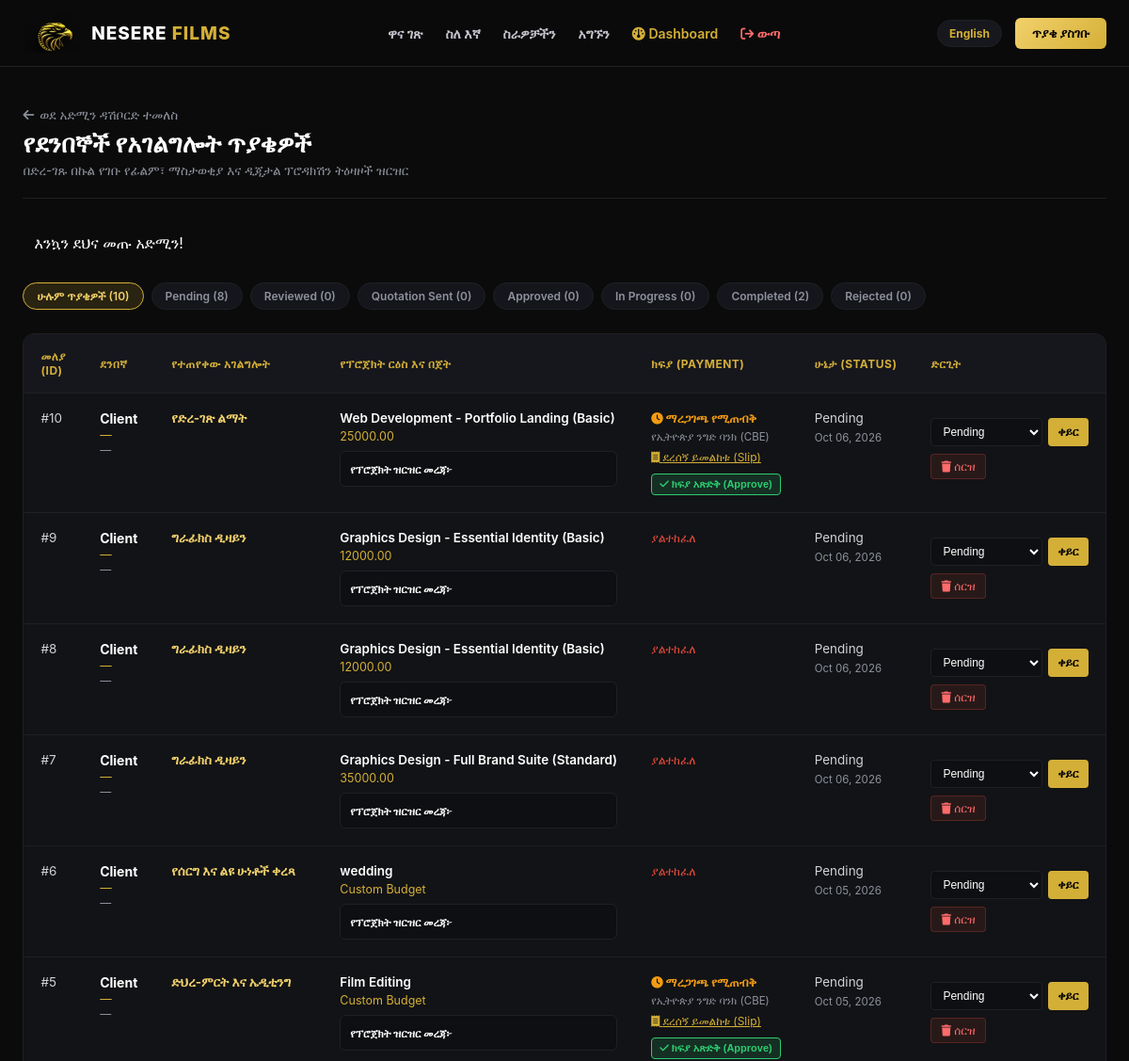
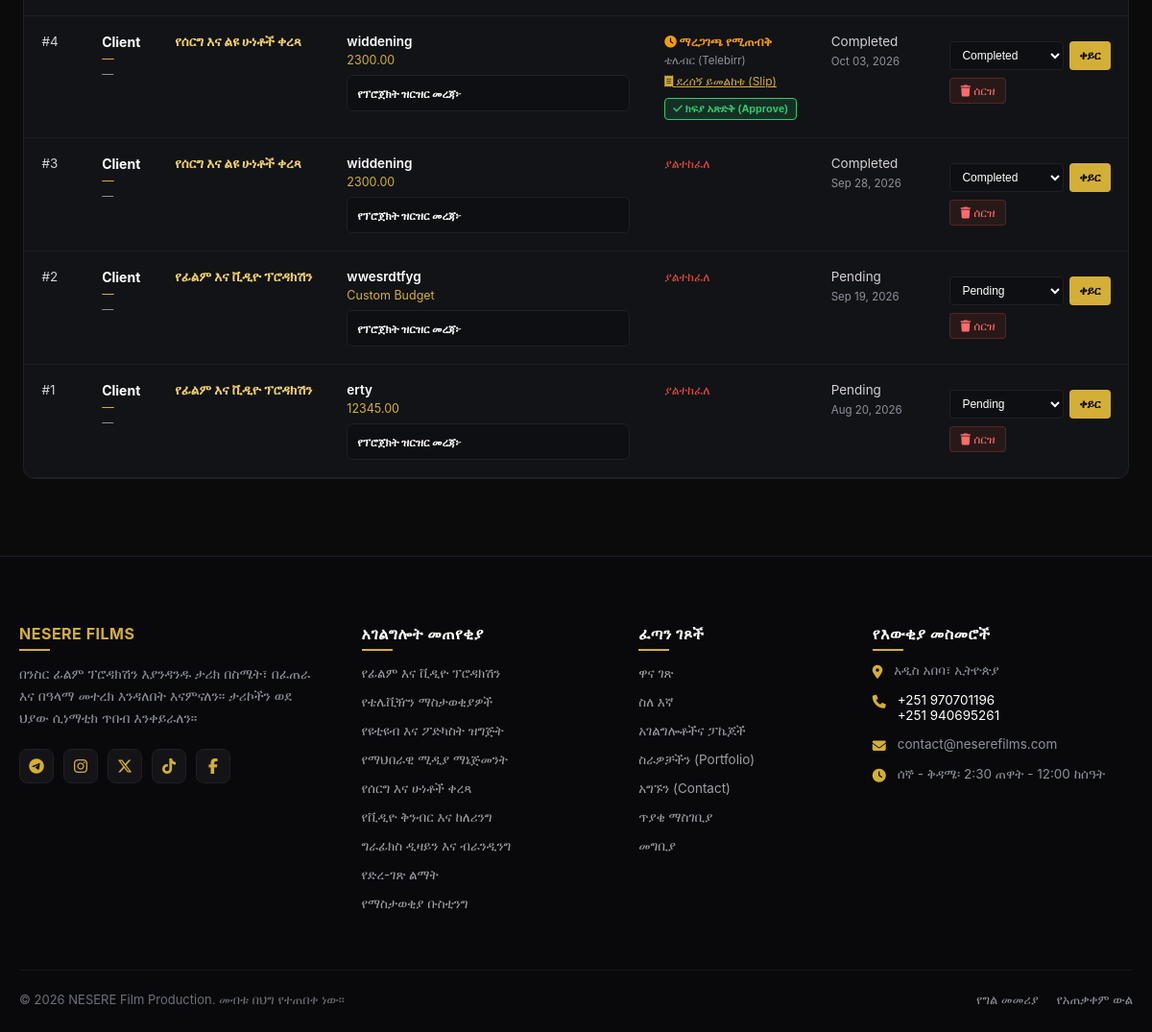
The app's page /admin/requests.php (signed in) with its own data (2 pictures, top to bottom).
### tables this page shows
CREATE TABLE `service_requests` (
  `request_id` int(11) NOT NULL,
  `customer_id` int(11) NOT NULL,
  `service_id` int(11) NOT NULL,
  `project_title` varchar(180) NOT NULL,
  `description` text DEFAULT NULL,
  `location` varchar(180) DEFAULT NULL,
  `preferred_date` date DEFAULT NULL,
  `budget` decimal(12,2) DEFAULT NULL,
  `attachment` varchar(255) DEFAULT NULL,
  `status` enum('Pending','Reviewed','Quotation Sent','Approved','In Progress','Completed','Rejected') DEFAULT 'Pending',
  `payment_status` enum('Unpaid','Pending_Verification','Paid') DEFAULT 'Unpaid',
  `payment_method` varchar(50) DEFAULT NULL,
  `payment_slip` varchar(255) DEFAULT NULL,
  `payment_reference` varchar(100) DEFAULT NULL,
  `created_at` timestamp NOT NULL DEFAULT current_timestamp()
);

CREATE TABLE `services` (
  `service_id` int(11) NOT NULL,
  `service_name` varchar(150) NOT NULL,
  `service_name_am` varchar(150) DEFAULT NULL,
  `slug` varchar(150) DEFAULT NULL,
  `short_desc` text DEFAULT NULL,
  `short_desc_am` text DEFAULT NULL,
  `icon_class` varchar(50) DEFAULT 'fa-video',
  `description` text DEFAULT NULL,
  `image` varchar(255) DEFAULT NULL,
  `price` decimal(12,2) DEFAULT 0.00,
  `status` tinyint(4) DEFAULT 1,
  `created_at` timestamp NOT NULL DEFAULT current_timestamp()
);

### admin/requests.php (the view, shortened to what the rows shown need)
<?php
require_once __DIR__ . '/../config/config.php';
$current_lang = $_SESSION['lang'] ?? 'am';
$db = db();
$lang_dict = [
    'am' => [
        'page_title'     => 'የአገልግሎት ጥያቄዎች ማስተዳደሪያ',
        'back_btn'       => 'ወደ አድሚን ዳሽቦርድ ተመለስ',
        'main_title'     => 'የደንበኞች የአገልግሎት ጥያቄዎች',
        'sub_title'      => 'በድረ-ገጹ በኩል የገቡ የፊልም፣ ማስታወቂያ እና ዲጂታል ፕሮዳክሽን ትዕዛዞች ዝርዝር',
        'filter_all'     => 'ሁሉም ጥያቄዎች',
        'col_id'         => 'መለያ (ID)',
        'col_client'     => 'ደንበኛ',
        'col_service'    => 'የተጠየቀው አገልግሎት',
        'col_title'      => 'የፕሮጀክት ርዕስ እና በጀት',
        'col_payment'    => 'ክፍያ (Payment)',
        'col_status'     => 'ሁኔታ (Status)',
        'col_action'     => 'ድርጊት',
        'details_title'  => 'የፕሮጀክት ዝርዝር መረጃ፦',
        'deadline_lbl'   => 'የሚጠናቀቅበት ቀን፦',
        'no_requests'    => 'እስካሁን ምንም የቀረበ የአገልግሎት ጥያቄ የለም።',
        'btn_update'     => 'ቀይር',
        'btn_delete'     => 'ሰርዝ',
        'confirm_del'    => 'ይህንን ጥያቄ መሰረዝ ይፈልጋሉ?',
        'btn_approve_pay'=> 'ክፍያ አጽድቅ (Approve)',
        'view_slip'      => 'ደረሰኝ ይመልከቱ (Slip)',
        'pay_paid'       => 'የተከፈለ',
        'pay_pending'    => 'ማረጋገጫ የሚጠብቅ',
        'pay_unpaid'     => 'ያልተከፈለ'
    ],
    'en' => [
        'page_title'     => 'Manage Service Requests',
        'back_btn'       => 'Back to Dashboard',
        'main_title'     => 'Client Production Requests',
        'sub_title'      => 'Track, review, and update inquiries submitted for video and digital services',
        'filter_all'     => 'All Requests',
        'col_id'         => 'ID',
        'col_client'     => 'Client',
        'col_service'    => 'Service Requested',
        'col_title'      => 'Project Title & Budget',
        'col_payment'    => 'Payment',
        'col_status'     => 'Status',
        'col_action'     => 'Action',
        'details_title'  => 'Project Scope & Requirements:',
        'deadline_lbl'   => 'Target Deadline:',
        'no_requests'    => 'No production requests found.',
        'btn_update'     => 'Update',
        'btn_delete'     => 'Delete',
        'confirm_del'    => 'Are you sure you want to delete this request?',
        'btn_approve_pay'=> 'Approve Payment',
        'view_slip'      => 'View Slip',
        'pay_paid'       => 'Paid',
        'pay_pending'    => 'Pending Verification',
        'pay_unpaid'     => 'Unpaid'
    ]
];
$str = $lang_dict[$current_lang];
$filter_status = trim($_GET['status'] ?? '');
$params = [];
try {
    $services_cols = $db->query("DESCRIBE services")->fetchAll(PDO::FETCH_COLUMN);
    $has_am_col = in_array('service_name_am', $services_cols, true);
    $select_am = $has_am_col ? "s.service_name_am" : "NULL AS service_name_am";
    $sql = "SELECT r.*, s.service_name, {$select_am}
            FROM service_requests r
            LEFT JOIN services s ON r.service_id = s.service_id ";
} catch (Exception $e) {
    $sql = "SELECT r.*, NULL AS service_name, NULL AS service_name_am FROM service_requests r ";
}
if (!empty($filter_status) && in_array($filter_status, REQUEST_STATUSES, true)) {
    $sql .= " WHERE r.status = ? ORDER BY r.created_at DESC";
    $params[] = $filter_status;
} else {
    $sql .= " ORDER BY r.created_at DESC";
}
$stmt = $db->prepare($sql);
$stmt->execute($params);
$requests = $stmt->fetchAll();
require_once __DIR__ . '/../includes/header.php';
?>
<div class="adm-container">
    <div class="adm-top-bar">
        <div>
            <h1><?= e($str['main_title']) ?></h1>
        </div>
    </div>
    <div class="requests-card-box">
        <table class="requests-table">
            <thead>
                <tr>
                    <th style="width: 40px;"><?= e($str['col_id']) ?></th>
                    <th><?= e($str['col_client']) ?></th>
                    <th><?= e($str['col_service']) ?></th>
                    <th><?= e($str['col_title']) ?></th>
                    <th><?= e($str['col_payment']) ?></th>
                    <th><?= e($str['col_status']) ?></th>
                    <th style="width: 170px;"><?= e($str['col_action']) ?></th>
                </tr>
            </thead>
            <tbody>
                <?php if (!empty($requests)): ?>
                    <?php foreach ($requests as $r): ?>
                        <?php
                            $srv_name = ($current_lang === 'am' && !empty($r['service_name_am']))
                                ? $r['service_name_am']
                                : ($r['service_name'] ?? 'Production Service');
                            $pay_status = $r['payment_status'] ?? 'Unpaid';
                        ?>
                        <tr>
                            <td>#<?= (int)$r['request_id'] ?></td>
                            <td>
                                <strong style="color: #FFFFFF; font-size: 14px;"><?= e($r['client_name'] ?? 'Client') ?></strong><br>
                                <span style="font-size: 12.5px; color: var(--adm-gold);"><?= e($r['client_phone'] ?? '—') ?></span><br>
                                <span style="font-size: 12px; color: var(--adm-muted);"><?= e($r['client_email'] ?? '—') ?></span>
                            </td>
                            <td>
                                <strong style="color: var(--adm-gold-light);"><?= e($srv_name) ?></strong>
                            </td>
                            <td>
                                <div style="font-weight: 600; color: #FFFFFF; margin-bottom: 4px;">
                                    <?= e($r['project_title'] ?: 'Untitled Project') ?>
                                </div>
                                <div style="font-size: 12.5px; color: var(--adm-muted); margin-bottom: 8px;">
                                    <span style="color: var(--adm-gold);"><?= e($r['budget_range'] ?? $r['budget'] ?? 'Custom Budget') ?></span>
                                </div>
                                <div style="font-size: 13px; color: #A0A0AB; background: #0E0F12; padding: 10px; border-radius: 6px; border: 1px solid var(--adm-border);">
                                    <strong style="color: #FFFFFF; font-size: 11.5px;"><?= e($str['details_title']) ?></strong><br>
                                </div>
                            </td>
                            <td>
                                <?php if ($pay_status === 'Paid'): ?>
                                    <span style="color: #2ecc71; font-weight: 700; font-size: 12.5px;">
                                        <i class="fa fa-check-circle"></i> <?= e($str['pay_paid']) ?>
                                    </span>
                                <?php elseif ($pay_status === 'Pending_Verification'): ?>
                                    <span style="color: #f39c12; font-weight: 700; font-size: 12.5px;">
                                        <i class="fa fa-clock"></i> <?= e($str['pay_pending']) ?>
                                    </span>
                                <?php else: ?>
                                    <span style="color: #e74c3c; font-size: 12.5px;">
                                        <?= e($str['pay_unpaid']) ?>
                                    </span>
                                <?php endif; ?>
                                <?php if (!empty($r['payment_method'])): ?>
                                    <div style="font-size: 11.5px; color: var(--adm-muted); margin-top: 4px;">
                                        <?= e($r['payment_method']) ?>
                                    </div>
                                <?php endif; ?>
                                <?php if (!empty($r['payment_slip'])): ?>
                                    <div style="margin-top: 6px;">
                                        <a href="../uploads/<?= e($r['payment_slip']) ?>" target="_blank" style="color: var(--adm-gold); font-size: 12px; text-decoration: underline;">
                                            <i class="fa fa-receipt"></i> <?= e($str['view_slip']) ?>
                                        </a>
                                    </div>
                                <?php endif; ?>
                                <?php if ($pay_status === 'Pending_Verification'): ?>
                                    <form method="POST" action="requests.php" style="margin-top: 4px;">
                                        <button type="submit" class="btn-approve-payment">
                                            <i class="fa fa-check"></i> <?= e($str['btn_approve_pay']) ?>
                                        </button>
                                    </form>
                                <?php endif; ?>
                            </td>
                            <td>
                                <?= function_exists('status_badge') ? status_badge($r['status']) : '<span class="badge">' . e($r['status']) . '</span>' ?>
                                <div style="font-size: 11.5px; color: var(--adm-muted); margin-top: 6px;">
                                    <?= date('M d, Y', strtotime($r['created_at'])) ?>
                                </div>
                            </td>
                            <td>
                                <form method="POST" action="requests.php" class="status-change-form">
                                    <select name="status">
                                        <?php foreach (REQUEST_STATUSES as $st): ?>
                                            <option value="<?= e($st) ?>" <?= ($r['status'] === $st) ? 'selected' : '' ?>>
                                                <?= e($st) ?>
                                            </option>
                                        <?php endforeach; ?>
                                    </select>
                                    <button type="submit"><?= e($str['btn_update']) ?></button>
                                </form>
                                <a href="requests.php?action=delete&id=<?= (int)$r['request_id'] ?>&csrf=<?= csrf() ?>"
                                   class="btn-del-req"
                                   onclick="return confirm('<?= e($str['confirm_del']) ?>');">
                                    <i class="fa fa-trash"></i> <?= e($str['btn_delete']) ?>
                                </a>
                            </td>
                        </tr>
                    <?php endforeach; ?>
                <?php endif; ?>
            </tbody>
        </table>
    </div>
</div>
<?php
require_once __DIR__ . '/../includes/footer.php';
?>

### config/config.php (shortened to what the rows shown need)
<?php
$_dir = basename(dirname($_SERVER['SCRIPT_FILENAME'] ?? ''));
$base = in_array($_dir, ['admin', 'customer'], true) ? '../' : '';
function e($v): string
{
    return htmlspecialchars((string)$v, ENT_QUOTES, 'UTF-8');
}
function status_badge(string $status): string
{
    $map = [
        'Pending' => 'badge-gold', 'Reviewed' => 'text-bg-info', 'Quotation Sent' => 'text-bg-warning',
        'Approved' => 'text-bg-success', 'In Progress' => 'text-bg-primary', 'Completed' => 'text-bg-success',
        'Rejected' => 'text-bg-danger', 'Accepted' => 'text-bg-success', 'Paid' => 'text-bg-success',
        'Failed' => 'text-bg-danger', 'Refunded' => 'text-bg-secondary', 'Draft' => 'text-bg-secondary',
        'Published' => 'text-bg-success', 'Active' => 'text-bg-primary',
    ];
    return '<span class="badge ' . ($map[$status] ?? 'text-bg-secondary') . '">' . e($status) . '</span>';
}
function csrf(): string
{
    return $_SESSION['csrf'];
}

### includes/footer.php (shortened to what the rows shown need)
<?php
$current_lang = $_SESSION['lang'] ?? 'am';
$base = $base ?? './';
$footer_services = [
    ['id' => 1, 'en' => 'Film & Video Production',     'am' => 'የፊልም እና ቪዲዮ ፕሮዳክሽን'],
    ['id' => 2, 'en' => 'TV Commercials',             'am' => 'የቴሌቪዥን ማስታወቂያዎች'],
    ['id' => 3, 'en' => 'YouTube & Podcast',           'am' => 'የዩቲዩብ እና ፖድካስት ዝግጅት'],
    ['id' => 4, 'en' => 'Social Media Management',     'am' => 'የማህበራዊ ሚዲያ ማኔጅመንት'],
    ['id' => 5, 'en' => 'Wedding & Event Coverage',    'am' => 'የሰርግ እና ሁነቶች ቀረጻ'],
    ['id' => 6, 'en' => 'Post Production & Editing',   'am' => 'የቪዲዮ ቅንብር እና ከለሪንግ'],
    ['id' => 7, 'en' => 'Graphics Design',             'am' => 'ግራፊክስ ዲዛይን እና ብራንዲንግ'],
    ['id' => 8, 'en' => 'Web Development',             'am' => 'የድረ-ገጽ ልማት'],
    ['id' => 9, 'en' => 'Advertisement & Boosting',    'am' => 'የማስታወቂያ ቡስቲንግ']
];
?>
<footer class="site-footer">
    <div class="footer-container">
        <div class="footer-col">
            <ul class="footer-services-list">
                <?php foreach ($footer_services as $s): ?>
                    <li>
                        <a href="<?= $base ?>service_request.php?service_id=<?= (int)$s['id'] ?>">
                            <?= htmlspecialchars($current_lang === 'am' ? $s['am'] : $s['en']) ?>
                        </a>
                    </li>
                <?php endforeach; ?>
            </ul>
        </div>
    </div>
</footer>
</body>
</html>

### records on screen
service_requests: request_id "10", client_name "Client", client_phone "—", client_email "—", service.service_name_am "የድረ-ገጽ ልማት", project_title "Web Development - Portfolio Landing (Basic)", budget "25000.00", payment_method "የኢትዮጵያ ንግድ ባንክ (CBE)", status "Pending", created_at "Oct 06, 2026"
service_requests: request_id "9", client_name "Client", client_phone "—", client_email "—", service.service_name_am "ግራፊክስ ዲዛይን", project_title "Graphics Design - Essential Identity (Basic)", budget "12000.00", status "Pending", created_at "Oct 06, 2026"
service_requests: request_id "8", client_name "Client", client_phone "—", client_email "—", service.service_name_am "ግራፊክስ ዲዛይን", project_title "Graphics Design - Essential Identity (Basic)", budget "12000.00", status "Pending", created_at "Oct 06, 2026"
service_requests: request_id "7", client_name "Client", client_phone "—", client_email "—", service.service_name_am "ግራፊክስ ዲዛይን", project_title "Graphics Design - Full Brand Suite (Standard)", budget "35000.00", status "Pending", created_at "Oct 06, 2026"
service_requests: request_id "6", client_name "Client", client_phone "—", client_email "—", service.service_name_am "የሰርግ እና ልዩ ሁነቶች ቀረጻ", project_title "wedding", budget "Custom Budget", status "Pending", created_at "Oct 05, 2026"
service_requests: request_id "5", client_name "Client", client_phone "—", client_email "—", service.service_name_am "ድህረ-ምርት እና ኤዲቲንግ", project_title "Film Editing", budget "Custom Budget", payment_method "የኢትዮጵያ ንግድ ባንክ (CBE)", status "Pending", created_at "Oct 05, 2026", en "የቪዲዮ ቅንብር እና ከለሪንግ"
service_requests: request_id "4", client_name "Client", client_phone "—", client_email "—", service.service_name_am "የሰርግ እና ልዩ ሁነቶች ቀረጻ", project_title "widdening", budget "2300.00", payment_method "ቴሌብር (Telebirr)", status "Completed", created_at "Oct 03, 2026"
service_requests: request_id "3", client_name "Client", client_phone "—", client_email "—", service.service_name_am "የሰርግ እና ልዩ ሁነቶች ቀረጻ", project_title "widdening", budget "2300.00", status "Completed", created_at "Sep 28, 2026"
service_requests: request_id "2", client_name "Client", client_phone "—", client_email "—", service.service_name_am "የፊልም እና ቪዲዮ ፕሮዳክሽን", project_title "wwesrdtfyg", budget "Custom Budget", status "Pending", created_at "Sep 19, 2026"
service_requests: request_id "1", client_name "Client", client_phone "—", client_email "—", service.service_name_am "የፊልም እና ቪዲዮ ፕሮዳክሽን", project_title "erty", budget "12345.00", status "Pending", created_at "Aug 20, 2026"

### other values on screen
$str['back_btn'] "ወደ አድሚን ዳሽቦርድ ተመለስ"
$str['main_title'] "የደንበኞች የአገልግሎት ጥያቄዎች"
$str['sub_title'] "በድረ-ገጹ በኩል የገቡ የፊልም፣ ማስታወቂያ እና ዲጂታል ፕሮዳክሽን ትዕዛዞች ዝርዝር"
$f[1] "እንኳን ደህና መጡ አድሚን!"
$str['filter_all'] "ሁሉም ጥያቄዎች"
$total_count "10"
$st "Pending"
$st_val "8"
$st "Reviewed"
$st_val "0"
$st "Quotation Sent"
$st "Approved"
$st "In Progress"
$st "Completed"
$st_val "2"
